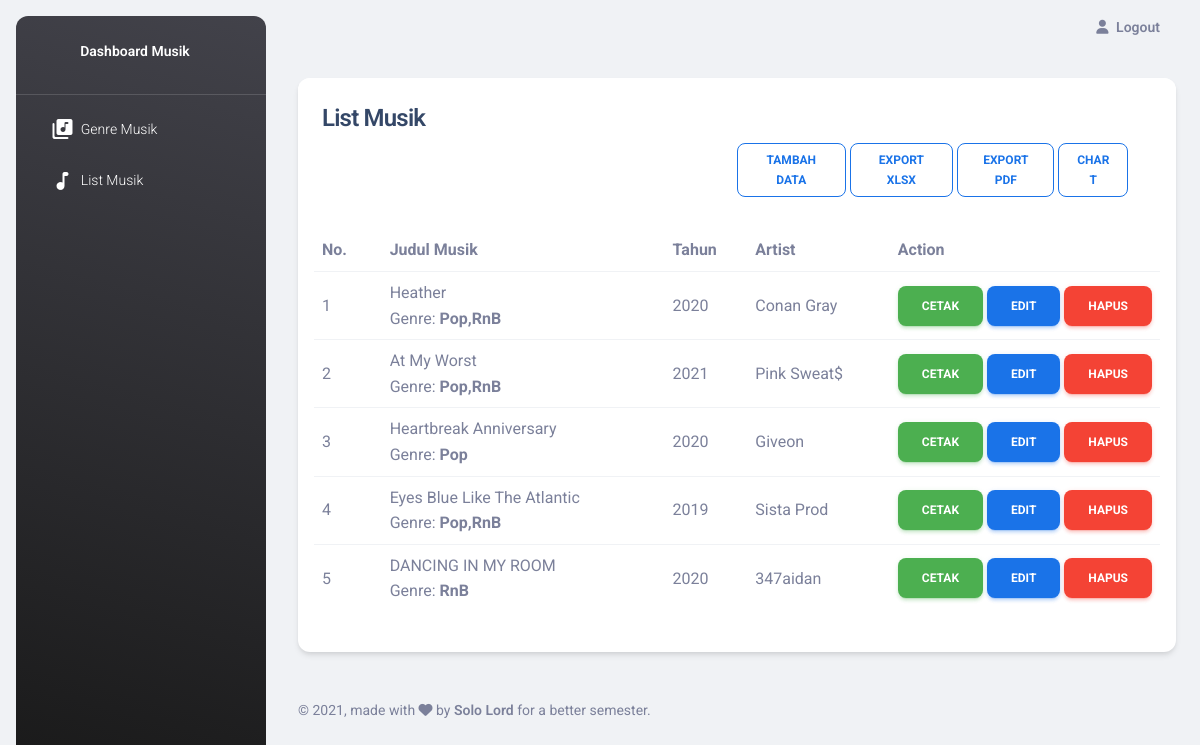
/?page=musik_list (signed in), run on the app's committed database.
### tables this page shows
CREATE TABLE `modul` (
  `id_modul` int(11) NOT NULL,
  `nm_modul` varchar(255) NOT NULL,
  `judul_modul` varchar(255) NOT NULL,
  `icon_modul` varchar(255) NOT NULL,
  `deleted_at` datetime DEFAULT NULL,
  `created_at` datetime NOT NULL,
  `updated_at` datetime NOT NULL
);

CREATE TABLE `musik` (
  `id_musik` int(11) NOT NULL,
  `judul_musik` varchar(255) NOT NULL,
  `tahun` year(4) NOT NULL,
  `artist` text NOT NULL,
  `deleted_at` datetime DEFAULT NULL,
  `created_at` datetime NOT NULL DEFAULT current_timestamp(),
  `updated_at` datetime NOT NULL DEFAULT current_timestamp()
);

### libraries/fungsi.php (called while the page is built, shortened)
<?php
    function cek_akses($koneksi, $id_modul, $id_role, $action_modul)
    {
        $sql = "select * from modul_role where id_modul=$id_modul and id_role=$id_role and is_$action_modul=1 and deleted_at is null";
        $data_modul_role = mysqli_query($koneksi, $sql);
        return true;
    }

### pages/musik_list.php (the view, shortened to what this page needs)
<div class="container-fluid py-4">
  <div class="card col-16">
    <div class="card-header pb-0">
      <div class="row">
        <div class="col-10">
          <h4>List Musik</h5>
        </div>
        <div class="row justify-content-end">
          <div class="col-6 d-flex justify-content-end gap-1">
            <?php
            $is_boleh_create = cek_akses($koneksi, 2, $_SESSION['id_role'], "create");
            if($is_boleh_create == true){
             echo"<a href='?page=musik_create' class='btn btn-sm btn-outline-info'>Tambah Data</a>";
            }
            ?>
            <a href="?page=musik_excel" class="btn btn-sm btn-outline-info ml-2">Export XLSX</a>
            <a href="?page=musik_pdf" class="btn btn-sm btn-outline-info ml-2">Export PDF</a>
            <a href="?page=musik_chart" class="btn btn-sm btn-outline-info ml-2">Chart</a>
          </div>
        </div>
      </div>
    </div>
    <div class="card-body px-0 pb-2 pt-0">
      <div class="table-responsive p-3">
        <?php
        $sql = "SELECT m.*, GROUP_CONCAT(g.nama_genre) as genre
        FROM musik_genre as mg
        JOIN musik as m on m.id_musik=mg.id_musik
        JOIN genre as g on g.id_genre=mg.id_genre
        WHERE mg.deleted_at IS null
        GROUP BY id_musik";
        $result = mysqli_query($koneksi, $sql);
        $is_boleh_edit = cek_akses($koneksi, 2, $_SESSION['id_role'], "update");
        $is_boleh_hapus = cek_akses($koneksi, 2, $_SESSION['id_role'], "delete");
        ?>
        <table class="table align-items-center ml-0">
          <tr>
            <th class="font-weight-bolder" width="8%">No.</th>
            <th class="font-weight-bolder">Judul Musik</th>
            <th class="font-weight-bolder">Tahun</th>
            <th class="font-weight-bolder">Artist</th>
            <th width="10%" class="font-weight-bolder">Action</th>
          </tr>
          <?php
          $no = 0;
          while ($row = mysqli_fetch_assoc($result)) {
            $no++;
            $btn = array();
            $btn[] = "<a href='?page=musik_word&id_musik=" . $row['id_musik'] . "' class='btn btn-success mb-0'>Cetak</a>";
            if ($is_boleh_edit == true) {
              $btn[] = "<a href='?page=musik_edit&id_musik=" . $row['id_musik'] . "' class='btn btn-info mb-0'>Edit</a>";
            }
            if ($is_boleh_hapus == true) {
              $btn[] = "<a href='?page=musik_delete&id_musik=" . $row['id_musik'] . "' class='btn btn-danger mb-0'>Hapus</a>";
            }
            echo "
              <tr>
                <td>" . $no . "</td>
                <td>" . $row['judul_musik'] . "<br />Genre: <strong>" . $row['genre'] . "</strong></td>
                <td>" . $row['tahun'] . "</td>
                <td>" . $row['artist'] . "</td>
                <td>
                   " . implode(" ", $btn) . "
                </td>
              </tr>";
          }
          ?>
        </table>
      </div>
    </div>
  </div>
</div>

### index.php (shortened to what this page needs)
<!DOCTYPE html>
<html lang="en">
<head>
  <link href="./assets/dashboard/css/nucleo-icons.css" rel="stylesheet" />
  <link href="./assets/dashboard/css/nucleo-svg.css" rel="stylesheet" />
  <link id="pagestyle" href="./assets/dashboard/css/material-dashboard.css?v=3.0.0" rel="stylesheet" />
</head>
<body class="g-sidenav-show  bg-gray-200">
  <?php
  require_once "libraries/koneksi.php";
  require_once "libraries/fungsi.php";
  ?>
  <?php if (isset($_SESSION['is_logged_in'])) {
    $sql = "select m.* from modul_role as mr
    join modul as m on m.id_modul=mr.id_modul
    where mr.id_role=" . $_SESSION['id_role'] . " and mr.deleted_at is null and m.deleted_at is null";
    $menu = mysqli_query($koneksi, $sql);
  ?>
    <aside class="sidenav navbar navbar-vertical navbar-expand-xs border-0 border-radius-xl my-3 fixed-start ms-3   bg-gradient-dark" id="sidenav-main">
      <div class="sidenav-header">
        <p class="navbar-brand text-center">
          <span class="ms-1 font-weight-bold text-white">Dashboard Musik</span>
      </div>
      <hr class="horizontal light mt-0 mb-2">
      <div class="collapse navbar-collapse  w-auto  max-height-vh-100" id="sidenav-collapse-main">
        <ul class="navbar-nav">
          <?php while ($row = mysqli_fetch_assoc($menu)) { ?>
            <li class="nav-item">
              <a class="nav-link text-white" href="?page=<?php echo $row['nm_modul']; ?>">
                <i class="material-icons opacity-10"><?php echo $row['icon_modul']; ?></i>
                <span class="nav-link-text ms-1"><?php echo $row['judul_modul'] ?></span>
              </a>
            </li>
          <?php } ?>
        </ul>
      </div>
    </aside>
  <?php }; ?>
  <main class="main-content position-relative max-height-vh-100 h-100 border-radius-lg ">
    <nav class="navbar navbar-main navbar-expand-lg px-0 mx-4 shadow-none border-radius-xl" id="navbarBlur" navbar-scroll="true">
      <div class="collapse navbar-collapse mt-sm-0 mt-2 me-md-0 me-sm-4 justify-content-end" id="navbar">
        <?php if (isset($_SESSION['is_logged_in'])) { ?>
          <a href="?page=logout" class="nav-link text-body font-weight-bold pr-2">
            <i class="fa fa-user me-sm-1"></i>
            <span class="d-sm-inline d-none">Logout</span>
          </a>
        <?php } ?>
      </div>
    </nav>
    <?php
    if (isset($_GET['page']) == false) {
      $halaman = 'login';
    } else {
      $halaman = $_GET['page'];
    }
    require_once "pages/" . $halaman . ".php"
    ?>
    <footer class="footer py-4  ">
      <div class="container-fluid">
        <div class="row align-items-center justify-content-lg-between">
          <div class="col-lg-6 mb-lg-0 mb-4">
            <div class="copyright text-center text-sm text-muted text-lg-start">
              ©
              ,
              made with <i class="fa fa-heart"></i> by
              <span class="font-weight-bold">Solo Lord</span>
              for a better semester.
            </div>
          </div>
        </div>
      </div>
    </footer>
  </main>
</body>
</html>

### data on the page
modul: judul_modul "Genre Musik"
modul: judul_modul "List Musik"
musik: judul_musik "Heather", genre "Pop,RnB", tahun "2020", artist "Conan Gray"
musik: judul_musik "At My Worst", genre "Pop,RnB", tahun "2021", artist "Pink Sweat$"
musik: judul_musik "Heartbreak Anniversary", genre "Pop", tahun "2020", artist "Giveon"
musik: judul_musik "Eyes Blue Like The Atlantic", genre "Pop,RnB", tahun "2019", artist "Sista Prod"
musik: judul_musik "DANCING IN MY ROOM", genre "RnB", tahun "2020", artist "347aidan"
